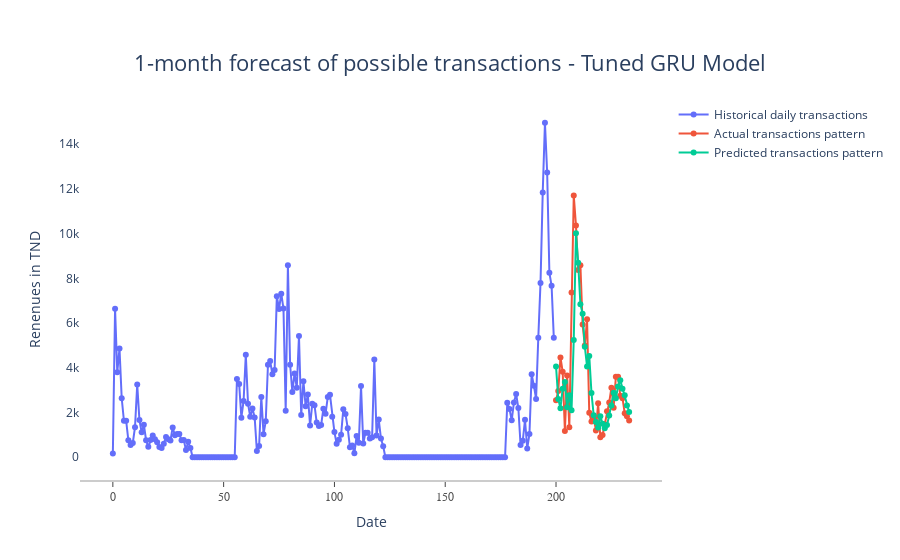

The code cell stored with this chart in its notebook:
### Code cell
#extracting values from the training set, with unconsidering the last 30 values as they intervene in the prediction of the first y_test values
inputs = new_data[len(new_data) - len(valid) - 30:].values

#Flattening the array (converting a multidimensional array into a 1D array ) 
inputs = inputs.reshape(-1,1)

#Scaling the data
inputs  = scaler.transform(inputs)

#extracting values from the training set, with unconsidering the last 30 values as they intervene in the prediction of the first y_test values
inputs = new_data[len(new_data) - len(valid) - 30:].values

#Flattening the array (converting a multidimensional array into a 1D array ) 
inputs = inputs.reshape(-1,1)

#Scaling the data
inputs  = scaler.transform(inputs)


# creating a loop for dynamic x_test selection, that is updated with every y to be predicted across time
X_test = []
for i in range(30,inputs.shape[0]):
    X_test.append(inputs[i-30:i,0])

# Transforming x_test into an array and extending dimemntions for compatibility purposes with the NN input format
X_test = np.array(X_test)
X_test = np.reshape(X_test, (X_test.shape[0],X_test.shape[1],1))

# predicting Y values and descale them for readability purpose
daily_amount = model.predict(X_test, batch_size=1)


#Plotting the trend of the historical daily possible transactions training set, test set, and predicted values in one plot - LSTM
plt.figure(figsize=(14,7))

train = new_data[:200]
valid = new_data[200:]
valid['Predictions'] = scaler.inverse_transform(daily_amount)

#plt.plot(train['amount'])
#plt.plot(valid[['amount','Predictions']])
#plt.title("Total daily possible transaction revenues in TND")


# Display plotly within a Colab cell
configure_plotly_browser_state()
init_notebook_mode(connected=True)

# total transactions trend - Figure 1

total_trans_trend_pred = go.Figure()

total_trans_trend_pred.add_trace(go.Scatter(x = train.index, y=train['amount'] ,
                                            mode='lines+markers', name='Historical daily transactions'))

total_trans_trend_pred.add_trace(go.Scatter(x = valid.index, y=valid['amount'] ,
                                            mode='lines+markers', name='Actual transactions pattern'))

total_trans_trend_pred.add_trace(go.Scatter(x = valid.index, y=valid['Predictions'] ,
                                            mode='lines+markers', name='Predicted transactions pattern'))

total_trans_trend_pred.update_layout( title='1-month forecast of possible transactions - Tuned GRU Model', 
                                xaxis_title='Date', yaxis_title='Renenues in TND' , 
                                title_font={'size':22}, title_x=0.5 , title_y = 0.9,
                                xaxis=dict(showline=True, showgrid=False, showticklabels=True, 
                                           linecolor='rgb(204, 204, 204)', 
                                           linewidth=2, ticks='outside', tickfont=dict( family='Arial', size=12, 
                                                                                color='rgb(82, 82, 82)')),
                                autosize=True, margin=dict(autoexpand=True), showlegend=True, plot_bgcolor='white')

total_trans_trend_pred

### Figure 1 — Plotly figure (JSON) as saved in the notebook; plotly's stock layout.template omitted (floating-point values rounded to 4 significant figures; data arrays with more than 128 entries replaced by an {"elided": "..."} marker saying what was removed)
{"data": [{"mode": "lines+markers", "name": "Historical daily transactions", "type": "scatter", "x": {"elided": "200 int values"}, "y": {"elided": "200 float values"}}, {"mode": "lines+markers", "name": "Actual transactions pattern", "type": "scatter", "x": [200, 201, 202, 203, 204, 205, 206, 207, 208, 209, 210, 211, 212, 213, 214, 215, 216, 217, 218, 219, 220, 221, 222, 223, 224, 225, 226, 227, 228, 229, 230, 231, 232, 233], "y": [2546.0, 2958.0, 4461.0, 3826.0, 1172, 3657.0, 1345.0, 7370.0, 11710.0, 10360.0, 8374.0, 8582.0, 5932.0, 4993.0, 6169.0, 1987.0, 1596.0, 1798.0, 1199.0, 2410.0, 892.9, 998.7, 1470.0, 2062.0, 2451.0, 3110.0, 2212.0, 3594.0, 3595.0, 2754.0, 2642.0, 1970.0, 1828.0, 1647.0]}, {"mode": "lines+markers", "name": "Predicted transactions pattern", "type": "scatter", "x": [200, 201, 202, 203, 204, 205, 206, 207, 208, 209, 210, 211, 212, 213, 214, 215, 216, 217, 218, 219, 220, 221, 222, 223, 224, 225, 226, 227, 228, 229, 230, 231, 232, 233], "y": [4060.0, 2606.0, 2192.0, 3060.0, 3365.0, 2232.0, 2770.0, 2096.0, 5248.0, 10010.0, 8697.0, 6842.0, 6416.0, 4942.0, 4061.0, 4532.0, 2872.0, 1877.0, 1582.0, 1325.0, 1838.0, 1498.0, 1295.0, 1437.0, 1865.0, 2319.0, 2880.0, 2640, 3165.0, 3440.0, 3065.0, 2773.0, 2317.0, 2021.0]}], "layout": {"autosize": true, "margin": {"autoexpand": true}, "plot_bgcolor": "white", "showlegend": true, "title": {"font": {"size": 22}, "text": "1-month forecast of possible transactions - Tuned GRU Model", "x": 0.5, "y": 0.9}, "xaxis": {"linecolor": "rgb(204, 204, 204)", "linewidth": 2, "showgrid": false, "showline": true, "showticklabels": true, "tickfont": {"color": "rgb(82, 82, 82)", "family": "Arial", "size": 12}, "ticks": "outside", "title": {"text": "Date"}}, "yaxis": {"title": {"text": "Renenues in TND"}}}}
